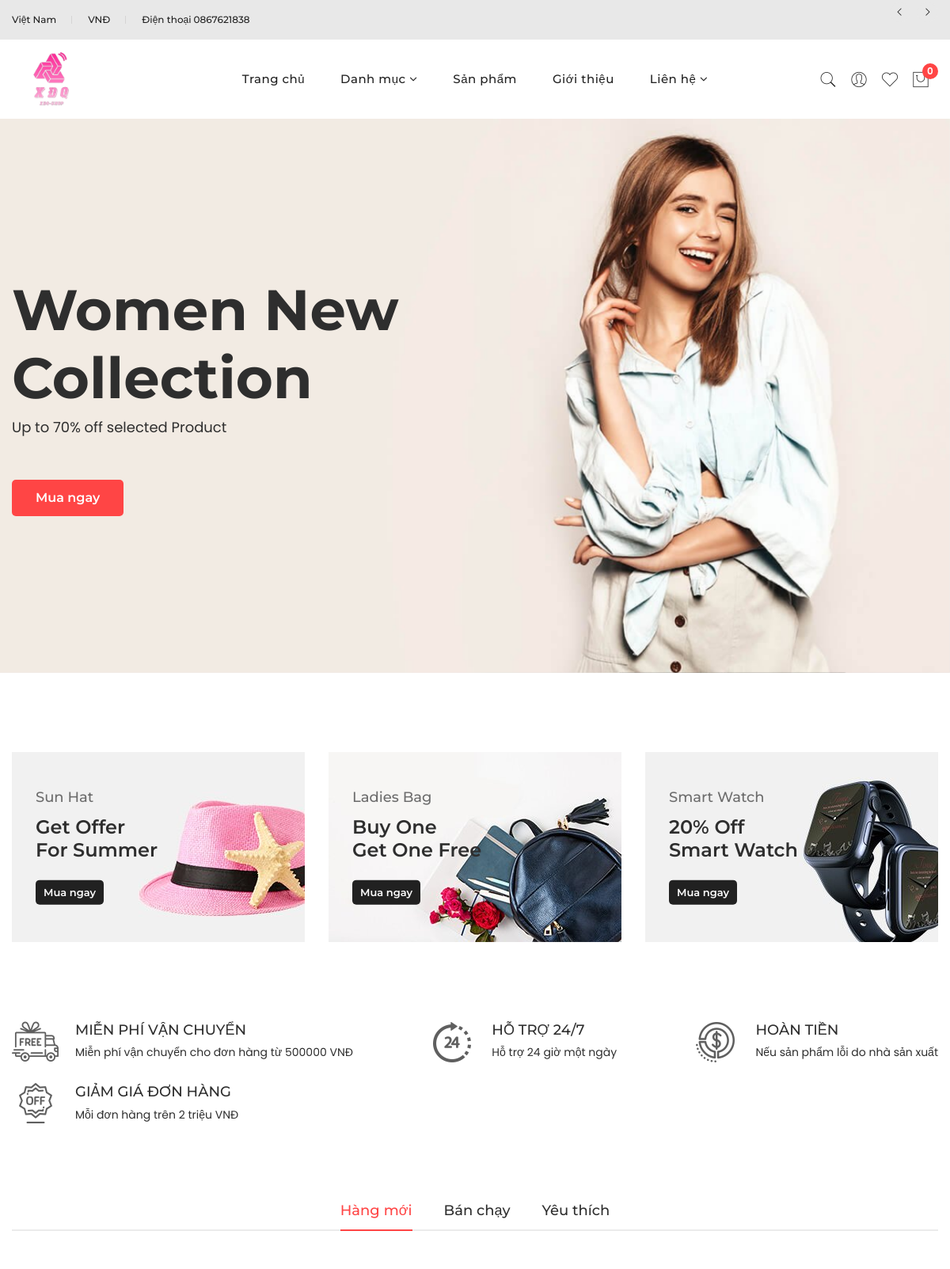
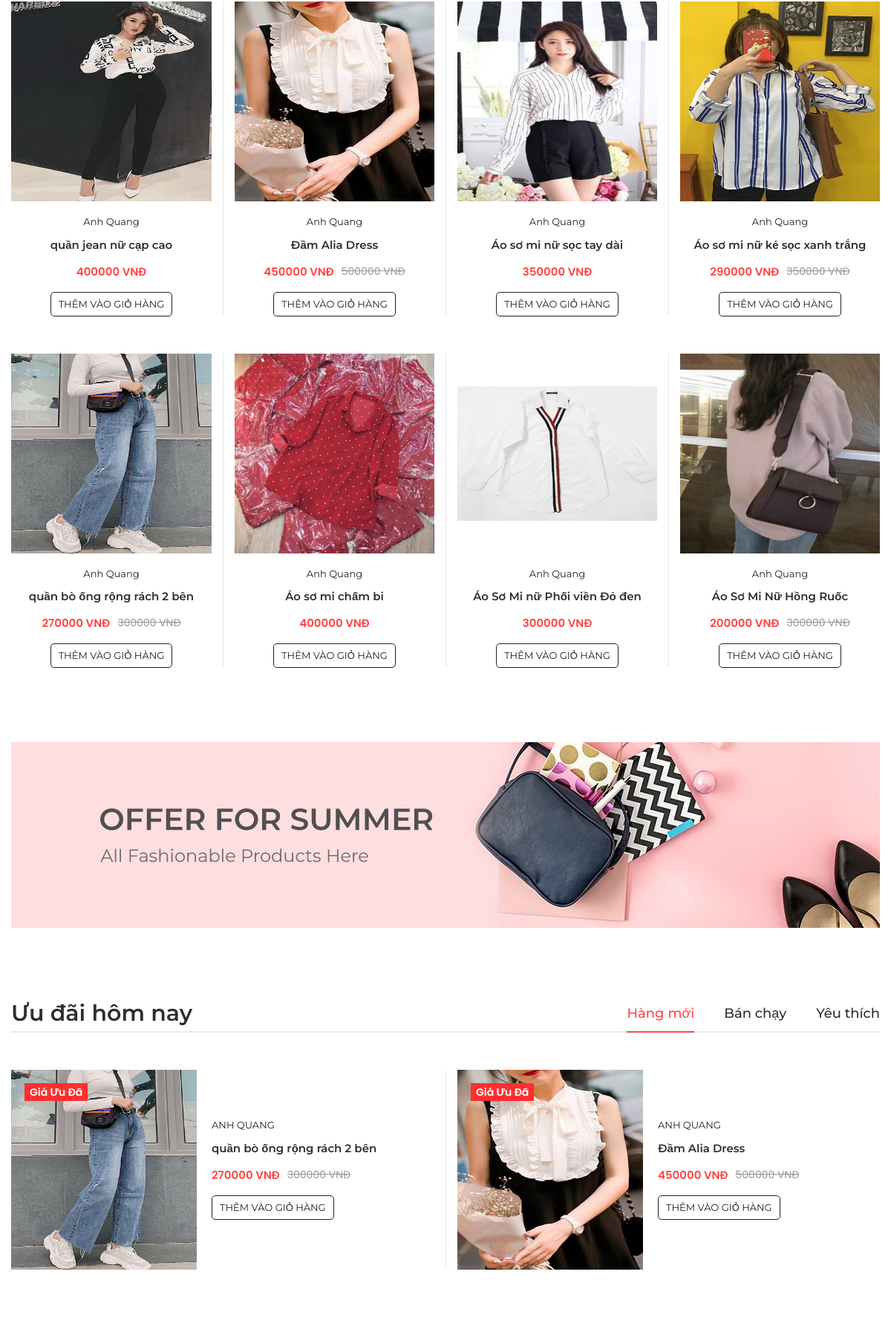
The page / (upper part) on the database its author committed (2 pictures, top to bottom).
### tables this page shows
CREATE TABLE `sanpham` (
  `id` int NOT NULL,
  `ma_sp` varchar(255) NOT NULL,
  `ten_sp` varchar(255) NOT NULL,
  `gia_sp` int NOT NULL,
  `gia_cu_sp` int DEFAULT NULL,
  `so_luong` int NOT NULL,
  `thuong_hieu_sp` varchar(255) NOT NULL,
  `mo_ta_sp` text NOT NULL,
  `mo_ta_ngan_sp` text NOT NULL,
  `id_dm` int NOT NULL,
  `da_ban` int NOT NULL DEFAULT '0',
  `luot_xem` int NOT NULL DEFAULT '0'
);

CREATE TABLE `sanpham_anh` (
  `id` int NOT NULL,
  `id_san_pham` int NOT NULL,
  `anh_sp` text NOT NULL
);

### view/home.php (the view, shortened to what the rows shown need)
<?php
include 'slider.php';
?>
<div class="section section-padding mt-0">
    <div class="container">
        <div class="row">
            <div class="col">
                <div class="tab-content position-relative">
                    <div class="tab-pane fade show active" id="tab-product-all">
                        <div class="product-carousel">
                            <div class="swiper-container">
                                <div class="swiper-wrapper mb-n10">
                                    <?php
                                    $sp_10_moi = array();
                                    for ($i = 0; $i < (count($ds_10_san_pham_moi)); $i++) {
                                        if ($i % 2 == 0) {
                                            $mot_cap_sp = [];
                                            array_push($mot_cap_sp, $ds_10_san_pham_moi[$i]);
                                            array_push($mot_cap_sp, $ds_10_san_pham_moi[$i + 1]);
                                            array_push($sp_10_moi, $mot_cap_sp);
                                        }
                                    }
                                    for ($i = 0; $i < count($sp_10_moi); $i++) :
                                    ?>
                                        <div class="swiper-slide product-wrapper">
                                            <?php
                                            for ($l = 0; $l < 2; $l++) :
                                            ?>
                                                <div class="product product-border-left mb-10" data-aos="fade-up" data-aos-delay="300">
                                                    <div class="thumb">
                                                        <a href="index.php?act=single-product&id=<?= $sp_10_moi[$i][$l]['id'] ?>" class="image">
                                                            <?php
                                                            $anh_sp = get_san_pham_anh($sp_10_moi[$i][$l]['id']);
                                                            ?>
                                                            <img class="first-image" src="<?= $img_path . $anh_sp[0]['anh_sp'] ?>" height="269" alt="Product" />
                                                        </a>
                                                        <div class="actions">
                                                        </div>
                                                    </div>
                                                    <div class="content">
                                                        <h4 class="sub-title"><a href="index.php?act=single-product&id=<?= $sp_10_moi[$i][$l]['id'] ?>"><?= $sp_10_moi[$i][$l]['thuong_hieu_sp'] ?></a></h4>
                                                        <h5 class="title"><a href="index.php?act=single-product&id=<?= $sp_10_moi[$i][$l]['id'] ?>"><?= $sp_10_moi[$i][$l]['ten_sp'] ?></a></h5>
                                                        <span class="price">
                                                            <span class="new"><?= $sp_10_moi[$i][$l]['gia_sp'] ?> VNĐ</span>
                                                            <?php
                                                            if ($sp_10_moi[$i][$l]['gia_cu_sp'] != "") {
                                                                echo '<span class="old">' . $sp_10_moi[$i][$l]['gia_cu_sp'] . ' VNĐ</span>';
                                                            }
                                                            ?>
                                                        </span>
                                                        <form action="index.php?act=add-cart" method="post">
                                                            <input type="submit" class="btn btn-sm btn-outline-dark btn-hover-primary" name="them_vao_gio_hang" value="Thêm vào giỏ hàng">
                                                        </form>
                                                    </div>
                                                </div>
                                            <?php endfor; ?>
                                        </div>
                                    <?php endfor; ?>
                                </div>
                            </div>
                        </div>
                    </div>
                </div>
            </div>
        </div>
    </div>
</div>
<div class="section section-padding mt-0 overflow-hidden">
    <div class="container">
        <div class="row">
            <div class="col-12">
                <div class="section-title-produt-tab-wrapper">
                    <div class="section-title m-0" data-aos="fade-right" data-aos-delay="300">
                        <h1 class="title">Ưu đãi hôm nay</h1>
                    </div>
                </div>
            </div>
        </div>
        <div class="row">
            <div class="col">
                <div class="tab-content position-relative">
                    <div class="tab-pane fade show active" id="product-deal-all">
                        <div class="product-deal-carousel">
                            <div class="swiper-container">
                                <div class="swiper-wrapper">
                                    <?php
                                    foreach ($ds_10_san_pham_moi as $sanpham) :
                                        extract($sanpham);
                                        if ($gia_cu_sp != "") :
                                    ?>
                                            <div class="swiper-slide product-wrapper" data-aos="fade-right" data-aos-delay="600">
                                                <div class="product single-deal-product product-border-left">
                                                    <div class="thumb">
                                                        <?php
                                                        $anh_sp = get_san_pham_anh($id);
                                                        ?>
                                                        <a href="index.php?act=single-product&id=<?= $id ?>" class="image">
                                                            <img src="<?= $img_path . $anh_sp[0]['anh_sp'] ?>" height="269" alt="Product" />
                                                        </a>
                                                        <span class="badges">
                                                            <span class="sale">Giá ưu đã</span>
                                                        </span>
                                                    </div>
                                                    <div class="content">
                                                        <h4 class="sub-title"><a href="index.php?act=single-product&id=<?= $id ?>"><?= $thuong_hieu_sp ?></a></h4>
                                                        <h5 class="title"><a href="index.php?act=single-product&id=<?= $id ?>"><?= $ten_sp ?></a></h5>
                                                        <span class="price">
                                                            <span class="new"><?= $gia_sp ?> VNĐ</span>
                                                            <span class="old"><?= $gia_cu_sp ?> VNĐ</span>
                                                        </span>
                                                        <form action="index.php?act=add-cart" method="post">
                                                            <input type="submit" class="btn btn-sm btn-outline-dark btn-hover-primary" name="them_vao_gio_hang" value="Thêm vào giỏ hàng">
                                                        </form>
                                                    </div>
                                                </div>
                                            </div>
                                        <?php endif; ?>
                                    <?php endforeach; ?>
                                </div>
                            </div>
                        </div>
                    </div>
                </div>
            </div>
        </div>
    </div>
</div>

### rows shown on the page
sanpham: sanpham_anh.anh_sp (picture), thuong_hieu_sp "Anh Quang", ten_sp "quần jean nữ cạp cao", gia_sp "400000"
sanpham: sanpham_anh.anh_sp (picture), thuong_hieu_sp "Anh Quang", ten_sp "quần bò ống rộng rách 2 bên", gia_sp "270000", gia_cu_sp "300000", thuong_hieu_sp "ANH QUANG"
sanpham: sanpham_anh.anh_sp (picture), thuong_hieu_sp "Anh Quang", ten_sp "Đầm Alia Dress", gia_sp "450000", gia_cu_sp "500000", thuong_hieu_sp "ANH QUANG"
sanpham: sanpham_anh.anh_sp (picture), thuong_hieu_sp "Anh Quang", ten_sp "Áo sơ mi chấm bi", gia_sp "400000"
sanpham: sanpham_anh.anh_sp (picture), thuong_hieu_sp "Anh Quang", ten_sp "Áo sơ mi nữ sọc tay dài", gia_sp "350000"
sanpham: sanpham_anh.anh_sp (picture), thuong_hieu_sp "Anh Quang", ten_sp "Áo Sơ Mi nữ Phối viền Đỏ đen", gia_sp "300000"
sanpham: sanpham_anh.anh_sp (picture), thuong_hieu_sp "Anh Quang", ten_sp "Áo sơ mi nữ kẻ sọc xanh trắng", gia_sp "290000", gia_cu_sp "350000"
sanpham: sanpham_anh.anh_sp (picture), thuong_hieu_sp "Anh Quang", ten_sp "Áo Sơ Mi Nữ Hồng Ruốc", gia_sp "200000", gia_cu_sp "300000"

### other values the page prints
count($_SESSION['mycart']) "0"
